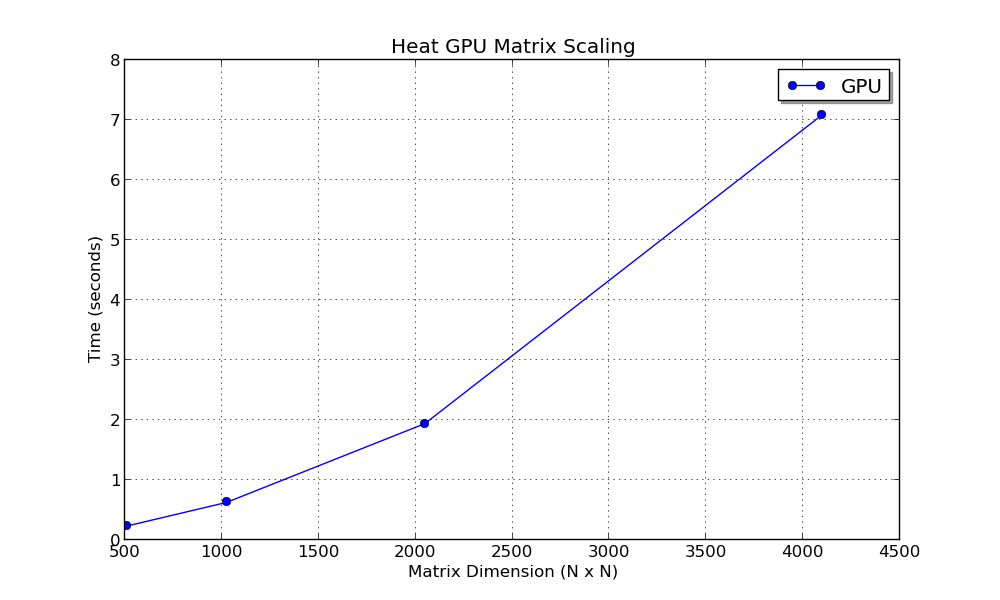

Write the Python code that produced this figure.
#!/usr/bin/env python3

import matplotlib
matplotlib.use('Agg')   # Backend per PNG
import matplotlib.pyplot as plt
import pandas as pd

# Legge i dati dal file heat_gpu_mat_scaling.dat
df = pd.read_csv("heat_gpu_mat_scaling.dat", 
                 names=["device", "matrix_dim_x", "matrix_dim_y", "block_dim_x", "block_dim_y", "grid_dim_x", "grid_dim_y", "iterations", "time"])

# Filtra i dati per il dispositivo GPU
df_gpu = df[df["device"] == "GPU"]

# Verifica i dati filtrati
print(df_gpu)

# Crea il grafico
plt.figure(figsize=(10, 6))
plt.title('Heat GPU Matrix Scaling')
plt.grid(True)
plt.xlabel('Matrix Dimension (N x N)')
plt.ylabel('Time (seconds)')

# Plot dei dati
plt.plot(df_gpu["matrix_dim_x"], df_gpu["time"], '-o', label="GPU")

# Aggiunge la legenda
plt.legend(shadow=True, loc="best")

# Salva il grafico in un file PNG
plt.savefig("heat_gpu_mat_scaling.png")

